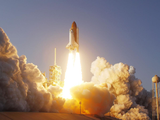
#> input picture project3/img/essai.png, 160 x 120 px, shrunk from 400 x 300 before the run; its folder holds 2 pictures in this run
$ python main.py
#> lines starting #> are read from the running program, lines starting #| are printed output that depends on the picture
### project3/tests.py
import numpy as np

def init_tests(function_name):
    test_result = {}
    number_of_test = {}

    for name in function_name :
        test_result[name] = 0
        number_of_test[name] = 0

    return (test_result, number_of_test)

def update_test(condition, name, test_result):
    if condition :
        test = '\033[32mPASSED\033[0m'
        test_result[name] += 1
    else :
        test = '\033[31mFAILED\033[0m'

    return test

def main_test(name, entree, res, hope, test_result, number_of_test):

    error_threshold = 0.000001
    if type(hope)==list :
        test = update_test(
            abs(res[0]-hope[0]) < error_threshold and abs(res[1]-hope[1]) < error_threshold,
            name,
            test_result
        )
    elif type(hope)==np.ndarray :
        w = hope.shape[0]
        h = hope.shape[1]
        test = update_test(
            np.all(np.add(-1*res,hope) < np.ones([w,h]) * error_threshold),
            name,
            test_result
        )
    else :
        test = update_test(
            abs(res-hope) < error_threshold,
            name,
            test_result
        )

    number_of_test[name]+=1

    entrees=""
    for i in range(len(entree)):
        if i == 0 :
            entrees += str(entree[i])
        else :
            entrees += ","+str(entree[i])

    print(6*" ","{}({})={} ; Expected result={}".format(name,entrees,res,hope))
    print(6*" ","---> test {}".format(test))
    return None

def print_summary(function_name,test_result,number_of_test):
    print(6*"-","SUMMARY",6*"-")
    for name in function_name :
        if test_result[name] == number_of_test[name] :
            test = '\033[32mPASSED\033[0m'
        else :
            test = '\033[31mFAILED\033[0m'
        print("{} : {}({}/{})".format(name,test,test_result[name],number_of_test[name]))
    return None

### project3/p1_transfo_householder.py
#Partie1: Transformations de Housholder

import numpy as np
import math
from tests import *


def symmetry_vector(X, Y):
    '''

    returns the symmetry vector so that its Householder matrix returns X over Y

    Parameters
    -----------
    X : the first vector of type array
    Y : the second vector of type array

    Returns
    ----------
    output : A vector of type array

    '''
    if ((X==Y).all()) :
        return np.zeros_like(X)
    return (X-Y)/np.linalg.norm(X-Y)


def HouseholderXY(X,Y):
    '''

    returns the symmetry matrix that returns X over Y

    Parameters
    -----------
    X : the first vector of type array
    Y : the second vector of type array

    Returns
    ----------
    output : Householder matrix

    '''
    sizeH = X.shape[0]
    U = symmetry_vector(X, Y)
    return (np.identity(sizeH) - 2 * np.dot(U,U.T))


def Householder(U):
    '''

    returns the symmetry matrix from its symmetry vector

    Parameters
    -----------
    U : a vector of type array

    Returns
    ----------
    output : Householder matrix

    '''
    return (np.identity(np.size(U)) - 2 * np.dot(U,U.T))


##########################################################################


def scalar_product(X, Y):
    '''

    returns the scalar product of two vectors

    Parameters
    -----------
    X : an horizental vector
    Y : a vertical vector

    Returns
    ----------
    output : the scalar product

    Examples
    ----------
    scalar_product([[1,1]],[[1],[1]]) = 2

    '''
    size = Y.shape[0]
    res = 0
    for i in range(size):
        res += X[0][i] * Y[i][0]
    return res


def Householder_product_vector(U,v):
    '''

    returns the product of the Householder matrix of the symetric vector U by the vector v

    Parameters
    -----------
    U : a symmetric matrix
    v : a vertical vector

    Returns
    ----------
    output : the product in a vertical vector shape

    '''
    return v - 2 * U * scalar_product(U.T,v)


def list_to_array(L):
    '''

    converts a list to an a vertical vector of type array

    '''
    size = L.size
    res = np.zeros(shape=(size,1))
    for i in range(3):
        res[i] = L[i]
    return res


def Householder_product_matrix(U,M):
    '''

    returns the product of the Householder matrix of the symetric vector U by a matrix M

    Parameters
    -----------
    U : a symmetric matrix
    M : the second matrix

    Returns
    ----------
    output : the product

    '''
    n = U.shape[0]
    m = M.shape[1]
    P = np.zeros(shape=(n,m))
    for j in range(m):
        values = Householder_product_vector(U,list_to_array(M[:,j]))
        for i in range(values.size):
            P[i][j] = values[i]
    return P


# [22 lines left out: functions calculate_ij_product, householder_matrix_dot_product, not called in this run]

def p1_tests():
    print("MODULE : PARTIE_1")

    print("error_threshold for tests : 10**(-6)")

    print("test__symmetry_vector : ")

    function_name = ["symmetry_vector","HouseholderXY","Householder","scalar_product","Householder_product_vector","Householder_product_matrix"]
    (test_result, number_of_test) = init_tests(function_name)

    #TEST1
    X = np.array([[1],[0],[0]])
    Y = np.array([[0],[1],[0]])
    res = symmetry_vector(X,Y)
    hope = np.array([[1/math.sqrt(2)],[-1/math.sqrt(2)],[0]])
    main_test("symmetry_vector",[X,Y],res,hope, test_result, number_of_test)
    #TEST2
    X = np.array([[2],[0],[0]])
    Y = np.array([[0],[1],[0]])
    res = symmetry_vector(X,Y)
    hope = np.array([[2/math.sqrt(5)],[-1/math.sqrt(5)],[0]])
    main_test("symmetry_vector",[X,Y],res,hope, test_result,number_of_test)
    #TEST3
    X = np.array([[2],[0],[2]])
    Y = np.array([[0],[1],[0]])
    res = symmetry_vector(X,Y)
    hope = np.array([[2/3],[-1/3],[2/3]])
    main_test("symmetry_vector",[X,Y],res,hope, test_result,number_of_test)

    ###################################

    print("test__HouseholderXY")

    #TEST1
    X = np.array([[3],[4],[0]])
    Y = np.array([[0],[0],[5]])
    res = HouseholderXY(X,Y)
    hope = np.array([[0.64,-0.48,0.6],[-0.48,0.36,0.8],[0.6,0.8,0]])
    main_test("HouseholderXY",[X,Y],res,hope, test_result, number_of_test)

    ###################################

    print("test__Householder")

    #TEST1
    U = np.array([[1],[1],[1]])
    res = Householder(U)
    hope = np.array([[-1,-2,-2],[-2,-1,-2],[-2,-2,-1]])
    main_test("Householder",[U],res,hope, test_result, number_of_test)
    #TEST2
    U = np.array([[0],[0],[0]])
    res = Householder(U)
    hope = np.array([[1,0,0],[0,1,0],[0,0,1]])
    main_test("Householder",[U],res,hope, test_result, number_of_test)

    ###################################

    print("test__scalar_product :")

    #TEST1
    X = np.array([[1,1]])
    Y = np.array([[1],[1]])
    res = scalar_product(X,Y)
    hope = 2
    main_test("scalar_product",[X,Y],res,hope, test_result, number_of_test)
    #TEST2
    X = np.array([[9,1,0]])
    Y = np.array([[1],[2],[5]])
    res = scalar_product(X,Y)
    hope = 11
    main_test("scalar_product",[X,Y],res,hope, test_result, number_of_test)

    ###################################

    print("test__Householder_product_vector")

    #TEST1
    v = np.array([[1],[1],[1]])
    U = np.array([[0],[0],[0]])
    res = Householder_product_vector(U,v)
    hope = np.array([[1],[1],[1]])
    main_test("Householder_product_vector",[U,v],res,hope, test_result, number_of_test)
    #TEST2
    v = np.array([[1],[1],[1]])
    U = np.array([[1],[1],[1]])
    res = Householder_product_vector(U,v)
    hope = np.array([[-5],[-5],[-5]])
    main_test("Householder_product_vector",[U,v],res,hope, test_result, number_of_test)

    ###################################

    print("Householder_product_matrix")

    #TEST1
    U = np.array([[9],[10],[11]])
    M = np.array([[2,0,2],[0,0,0],[2,0,0]])
    res = Householder_product_matrix(U,M)
    hope = np.dot(Householder(U),M)
    main_test("Householder_product_matrix",[U,M],res,hope, test_result, number_of_test)
    #TEST2
    U = np.array([[1],[2],[3],[4]])
    M = np.array([[1,2,3,4],[5,6,7,8],[9,10,11,12],[13,14,15,16]])
    res = Householder_product_matrix(U,M)
    hope = np.dot(Householder(U),M)
    main_test("Householder_product_matrix",[U,M],res,hope, test_result, number_of_test)

    ###################################

    print_summary(function_name,test_result,number_of_test)


# [2 lines that do not run on import are left out]


### project3/p2_bidiagonale.py
import matplotlib.pyplot as plt
import numpy as np
from p1_transfo_householder import *
from tests import *


def take_nth_pixel(M, n):
    (p, q, t) = np.shape(M)
    D = np.zeros((p, q))
    for i in range(p):
        for j in range(q):
            D[i][j] = M[i][j][n]
    return D

def bidiagonalize(A):
    (n, m) = A.shape
    Qleft = np.identity(n)
    Qright = np.identity(m)
    BD = A.copy()
    for i in range(min(n,m)):
        v1 = np.reshape((np.zeros(n - i)), (n-i, 1))
        v1[0] = np.linalg.norm(BD[i:n, i])

        Q1 = HouseholderXY(np.reshape(BD[i:n, i], (n-i, 1)), v1)  #        Let Q1 be a HH matrix mapping BD[i:n,i] on a vector with a single non-zero element
        Qleft[i:n, i:n] = Qleft[i:n, i:n].dot(Q1)               #        Qleft = Qleft * Q1
        BD[i:n, i:m] = Q1.dot(BD[i:n, i:m])                     #        BD    = Q1 * BD,

        if (i <= (m-2)):                                # If (not(i==(m-2)))
            v2 = np.reshape((np.zeros(m-(i+1))), (m-(i+1), 1))
            v2[0] = np.linalg.norm(BD[i, (i+1):m])

            Q2 = HouseholderXY(np.reshape(BD[i, (i+1):m], (m-i-1, 1)), v2) #         Let Q2 be a HH matrix mapping BD[i,(i+1):m] on a vector with a single non-zero element
            Qright[(i+1):m, (i+1):m] = Q2.dot(Qright[(i+1):m, (i+1):m])             #            Qright = Q2 * Qright
            BD[i:n, (i+1):m] = BD[i:n, (i+1):m].dot(Q2)                         #        BD     = BD * Q2


    return (Qleft, BD, Qright)

def p2_tests():

    print("MODULE : PARTIE_2")

    function_name = ["bidiagonale"]
    (test_result, number_of_test) = init_tests(function_name)

    img_full = np.array(plt.imread("img/essai.png"))
#> img_full is the input picture: shape (120, 160, 3) float32; mean R, G, B 0.571, 0.504, 0.472
    A1 = take_nth_pixel(img_full, 0)
    (QL1, BD1, QR1) = bidiagonalize(A1)
    res = QL1.dot(BD1.dot(QR1))
    print(res.shape)
#| (120, 160)
    hope = A1
    print(hope.shape)
#| (120, 160)
    main_test("bidiagonale", [A1], res, hope, test_result, number_of_test)
#> (printed output is left out)
#|        ---> test [31mFAILED[0m

    ###################################

    print_summary(function_name,test_result,number_of_test)


# [3 lines that do not run on import are left out]

### project3/p3_transfo_QR.py
import numpy as np
import matplotlib.pyplot as plt
from p2_bidiagonale import *
from tests import *


def transfo_QR(S,k):
  '''

  returns the tuple (U,S,V)

  parameters
  ----------
  S : matrix of type array
  k : iteration rank

  returns
  --------
  U : matrix of type array
  S : matrix of type array
  V : matrix of type array

  '''

  U = np.identity(S.shape[0])
  V = np.identity(S.shape[1])

  for i in range (k):
    (Q1, R1) = np.linalg.qr(S.T)
    (Q2, R2) = np.linalg.qr(R1.T)
    S = R2
    U = U.dot(Q2)
    V = np.dot(Q1.T,V)

  return (U,S,V)


# [54 lines left out: functions transfo_QR_verify, sum_extra_diag_terms, not called in this run]


def norm_extra_diag_terms(M):
  '''

  returns the norm of extra diagonal terms

  Parameters
  -----------
  M : matrix of type array

  Returns
  ----------
  output : the norm

  '''
  d = M.diagonal(1)
  norm = np.linalg.norm(d)

  return norm


def plot_convergence_facto_QR(S, filename):
  y = 100
  convergence_facto_QR = []
  convergence_facto_QR.append(norm_extra_diag_terms(S))

  for i in range(y-1):
    (U, S, V) = transfo_QR(S, 1)
    convergence_facto_QR.append(norm_extra_diag_terms(S))

  fig=plt.figure()
  plt.plot(range(y), convergence_facto_QR)
  plt.xlabel("Nombre d'itérations de la factorisation QR")
  plt.ylabel("Norme de l'extra-diagonale")
  plt.title("Convergence vers une matrice diagonale")
  plt.savefig("img/"+filename+".png", dpi=fig.dpi)


#Q3
'''

Montrons l'invariant suivant: "S, R1 et R2 sont toujours bidiagonales".

À l'entrée du programme, la matrice S est déjà bidiagonale supérieure.
t(S) est bidiagonale inférieure.
Comme l'algorithme QR préserve la forme de la matrice tridiagonale à chaque étape (slide57 chp3),
alors R1 est une matrice tridiagonale et comme elle est aussi triangulaire supérieure
on en déduit que R1 est bidiagonale supérieure. On suit le meme raisonnement pour prouver
que R2 est aussi bidiagoanle supérieure.

'''


# [25 lines left out: function transfo_QR_simplify, not called in this run]


def modifyUS(U, S):
  '''

  Modifies the U and S matrices in order to preserve the U * S product and the properties of S.

  parameters
  ----------
  U : matrix of type array
  S : matrix of type array

  returns
  --------
  U : matrix of type array
  S : matrix of type array

  '''
  n = S.shape[0]

  D1 = abs(np.diag(S)).tolist()
  D2 = np.diag(S).tolist()

  T1 = D1.copy()
  T1.sort(key=abs,reverse=True)
  T2 = D2.copy()
  T2.sort(key=abs,reverse=True)

  for i in range(n):
    S[i][i] = T1[i]
    U[:,i] = U[:,i] * D1[i] / T2[i]
    if (T2[i]<0) :
      for k in range(n) :
        U[k][i] *= -1
  return U,S

def test__modifyUS(U, S):
  R1 = np.dot(U,S)
  (U,S) = modifyUS(U,S)
  R2 = np.dot(U,S)
  if ( (R1==R2).all() ):
    return 0
  return 1


def p3_tests():

    print("MODULE : PARTIE_3")
    function_name = ["transfo_QR","transfo_QR_verify","sum_extra_diag_terms","norm_extra_diag_terms","transfo_QR_simplify","modifyUS"]
    (test_result, number_of_test) = init_tests(function_name)

    ###################################
    U = np.array([[1,1,1],[1,1,1],[1,1,1]])
    S = np.array([[2,0,0],[0,1,0],[0,0,3]])
    res = test__modifyUS(U,S)
    hope = 1
    main_test("modifyUS",[U,S],res,hope, test_result, number_of_test)


    # [8 lines of commented-out code are left out]


    img_full = np.array(plt.imread("img/essai.png"))

    A1 = take_nth_pixel(img_full, 0)
    (QL1, BD1, QR1) = bidiagonalize(A1)

    A2 = take_nth_pixel(img_full, 1)
    (QL2, BD2, QR2) = bidiagonalize(A2)

    A3 = take_nth_pixel(img_full, 2)
#> call 4 of take_nth_pixel, with n = 2
#> after the loop in take_nth_pixel (call 4), `for i in range(p):`:
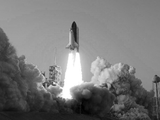
#> D: shape (120, 160) float64; min 0, max 1, mean 0.472
    (QL3, BD3, QR3) = bidiagonalize(A3)
#> after the loop in bidiagonalize (call 4), `for i in range(min(n,m)):`:
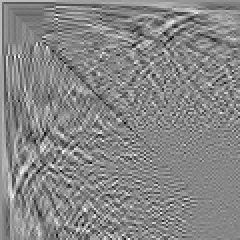
#> Qleft: shape (120, 120) float64 (shown 2 times larger); min -0.402, max 0.359, mean 0.000336; drawn with min black and max white
#> after the loop in bidiagonalize (call 4), `for i in range(min(n,m)):`:
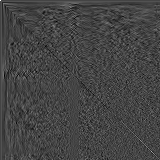
#> Qright: shape (160, 160) float64; min -0.37, max 1, mean -0.00101; drawn with min black and max white

    plot_convergence_facto_QR(BD1, "convergence_A1")
#> in norm_extra_diag_terms, `d = M.diagonal(1)`: d = 120 values, max 73 at index 0, min 0.0123 at index 119, mean 1.08
#> in norm_extra_diag_terms, `norm = np.linalg.norm(d)`: norm = 74.32
#> the loop in plot_convergence_facto_QR, `for i in range(y-1):` made 99 passes
#> norm in norm_extra_diag_terms on passes 1 to 12: 8.57, 4.62, 3.44, 2.78, 2.24, 1.98, 1.72, 1.5, 1.32, 1.19, 1.09, 0.981
#> pass 1, in plot_convergence_facto_QR, `(U, S, V) = transfo_QR(S, 1)`:
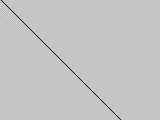
#> V: shape (120, 160) float64; min -1, max 0.297, mean -0.00624; drawn with min black and max white
#> after the loop in plot_convergence_facto_QR, `for i in range(y-1):`:
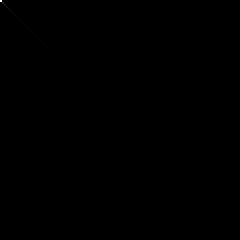
#> S: shape (120, 120) float64 (shown 2 times larger); min -0.00655, max 83.07, mean 0; drawn with min black and max white
#> after the loop in plot_convergence_facto_QR, `for i in range(y-1):`: convergence_facto_QR = 100 values, max 74.32 at index 0, min 0.00873 at index 99, mean 1.19
    # [8 lines of commented-out code are left out]

    print_summary(function_name,test_result,number_of_test)


# [3 lines that do not run on import are left out]

### project3/p4_compression_image.py
#Partie 4 - Question 1 - compression au rang k

import numpy as np
import math
import matplotlib.pyplot as plt
from p2_bidiagonale import *
from p3_transfo_QR import *
from tests import *


def compress_k(A,k):
    '''
    returns the matrix after k-rank compression

    Parameters
    -----------
    A : a matrix of type array
    k : an integer

    Returns
    ----------
    output : A matrix of type array

    '''
    (L,BD,R) = bidiagonalize(A)
    (U,S,V) = transfo_QR(BD,50)
    (U,S) = modifyUS(U,S)
    for i in range(k, len(S)):
        S[i][i]=0

    return L.dot(U.dot(S.dot(V.dot(R))))


def compress_img(img_name, k):
    img_full = plt.imread("img/"+img_name)
    A1 = take_nth_pixel(img_full, 0)
    A2 = take_nth_pixel(img_full, 1)
    A3 = take_nth_pixel(img_full, 2)

    A1 = compress_k(A1,k)
    A2 = compress_k(A2,k)
    A3 = compress_k(A3,k)

    (p, q, t) = np.shape(img_full)
    for i in range(p):
        for j in range(q):
            # values less than 0 displayed in red
            if (A1[i][j] < 0.0) :
                A1[i][j] = 1.0
            if (A2[i][j] < 0.0) :
                A2[i][j] = 0.0
            if (A3[i][j] < 0.0) :
                A3[i][j] = 0.0

            # values more than 1 displayed in green
            if (A1[i][j] > 1.0) :
                A1[i][j] = 0.0
            if (A2[i][j] > 1.0) :
                A2[i][j] = 1.0
            if (A3[i][j] > 1.0) :
                A3[i][j] = 0.0

            img_full[i][j][0] = A1[i][j]
            img_full[i][j][1] = A2[i][j]
            img_full[i][j][2] = A3[i][j]

    plt.imsave("img/result_"+img_name,img_full)

def p4_tests():
    function_name = ["compress_k"]
    (test_result, number_of_test) = init_tests(function_name)

    ###################################

    print("MODULE : PARTIE_4")

    print("error_threshold for tests : 10**(-6)")

    print("test__compress_k : ")

    A = np.array([
        [8,0,0,0],
        [0,5,0,0],
        [0,0,3,0],
        [0,0,0,2]])
    k = 2

    hope = np.array([
        [8,0,0,0],
        [0,5,0,0],
        [0,0,0,0],
        [0,0,0,0]])

    res = compress_k(A, k)
    main_test("compress_k", [A,k], res, hope, test_result, number_of_test)

    ###################################

    print_summary(function_name,test_result,number_of_test)

    print()
    print("Compression de l'image essai.png au rang 100 dans result_essai.png")
    compress_img("essai.png", 100)
#> call 2 of compress_k, with k = 100
#> in compress_k (call 2), `(U,S,V) = transfo_QR(BD,50)`:
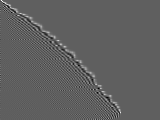
#> V: shape (120, 160) float64; min -0.594, max 0.997, mean 0.00466; drawn with min black and max white
#> after the loop in modifyUS (call 3), `for i in range(n):`: S: shape (120, 120) float64; min -5.22e-05, max 83.07, mean 0
#> the loop in compress_k (call 2), `for i in range(k, len(S)):` made 20 passes
#> after the loop in compress_k (call 2), `for i in range(k, len(S)):`: S: shape (120, 120) float64; min -5.22e-05, max 83.07, mean 0
#> call 3 of compress_k, with k = 100
#> in compress_k (call 3), `(U,S,V) = transfo_QR(BD,50)`:
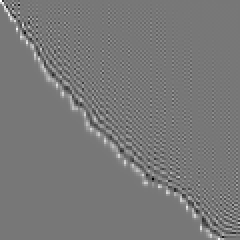
#> U: shape (120, 120) float64 (shown 2 times larger); min -0.774, max 0.871, mean 0.00558; drawn with min black and max white
#> the loop in compress_k (call 3), `for i in range(k, len(S)):` made 20 passes

# [2 lines that do not run on import are left out]

### project3/main.py
from p1_transfo_householder import *
from p2_bidiagonale import *
from p3_transfo_QR import *
from p4_compression_image import *

####################################
#             Partie 1             #
####################################

p1_tests()

####################################
#             Partie 2             #
####################################

p2_tests()

####################################
#             Partie 3             #
####################################

p3_tests()

####################################
#             Partie 4             #
####################################

p4_tests()
